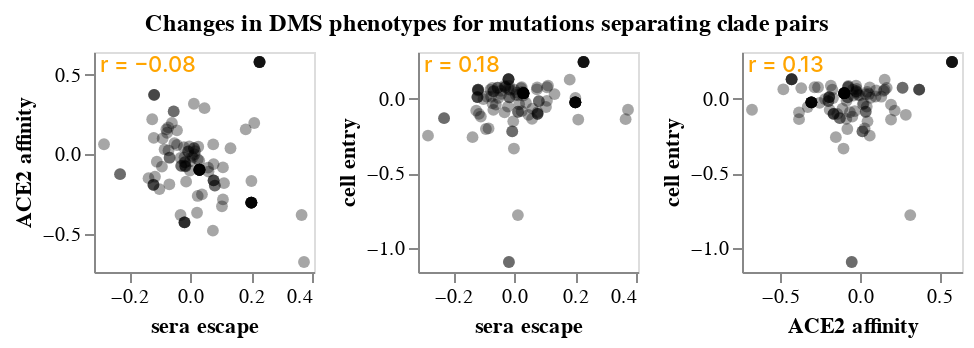

Source (notebook cell):
### Markdown cell above
## Phenotype correlations
Plot correlations between changes in DMS phenotype between all clade pairs.
Do this both with and without stratifying by whether the mutation is in the RBD.

### Code cell
clade_selection = alt.selection_point(fields=["clade"], on="mouseover", empty=False)

n_sequences_init = int(
    10 * math.log10(
        pango_pair_dms_growth_df[["n_sequences", "parent_n_sequences"]].min(axis=None)
    )
) / 10
n_sequences_slider = alt.param(
    value=n_sequences_init,
    bind=alt.binding_range(
        name="min log10 number sequences in both clades",
        min=n_sequences_init,
        max=math.log10(pango_pair_dms_growth_df["n_sequences"].max() / 10),
        step=0.1,
    ),
)

new_mut_is_rbd = alt.selection_point(
    fields=["new_mut_is_RBD"],
    value=None,
    bind=alt.binding_radio(
        options=[None, True, False],
        labels=["all spike", "RBD only", "non-RBD only"],
        name="mutations to include",
    ),
)

only_new_mut_is_spike = alt.selection_point(
    fields=["only_new_mut_is_spike"],
    value=None,
    bind=alt.binding_radio(
        options=[True, False, None],
        labels=["only a spike mutation", "spike & non-spike mutations", "either"],
        name="include clade pairs separated by",
    ),
)

toggle_muts = {
    mut: alt.selection_point(
        fields=[f"not_{mut}"],
        value=init_value,
        bind=alt.binding_radio(
            name=f"exclude clade pairs separated by {mut}",
            labels=["yes", "no"],
            options=[True, None],
        ),
    )
    for (mut, init_value) in muts_to_toggle.items()
}

phenotype_scatter_base = (
    alt.Chart(pango_pair_dms_growth_df)
    .transform_calculate(
        min_n_sequences=alt.expr.min(
            alt.datum["n_sequences"], alt.datum["parent_n_sequences"]
        )
    )
    .transform_filter(
        alt.expr.log(alt.datum["min_n_sequences"]) / math.log(10) >= n_sequences_slider
    )
    .transform_filter(new_mut_is_rbd)
    .transform_filter(only_new_mut_is_spike)
    .transform_calculate(
        **{f"not_{mut}": alt.datum["new_spike_mut"] != mut for mut in toggle_muts}
    )
    .transform_filter(
        functools.reduce(operator.and_, [toggle for toggle in toggle_muts.values()])
    )
    .add_params(
        clade_selection,
        n_sequences_slider,
        new_mut_is_rbd,
        only_new_mut_is_spike,
        *toggle_muts.values(),
    )
)

phenotype_scatter_charts = []
for pheno1, pheno2 in itertools.combinations(phenotypes, 2):
    phenotype_scatter_points = (
        phenotype_scatter_base
        .encode(
            alt.X(pheno1, scale=alt.Scale(nice=False, padding=5)),
            y=alt.Y(pheno2, scale=alt.Scale(nice=False, padding=5)),
            tooltip=[
                alt.Tooltip(
                    c,
                    format=".2f" if pango_pair_dms_growth_df[c].dtype == float else {},
                )
                for c in pango_pair_dms_growth_df.columns
            ],
            size=alt.condition(clade_selection, alt.value(60), alt.value(35)),
            strokeWidth=alt.condition(clade_selection, alt.value(2), alt.value(0)),
        )
        .mark_circle(stroke="red", color="black", strokeOpacity=1, fillOpacity=0.35)
    )
    phenotype_scatter_r = (
        phenotype_scatter_base
        .transform_regression(pheno1, pheno2, params=True)
        .transform_calculate(
            r=alt.expr.if_(
                alt.datum["coef"][1] >= 0,
                alt.expr.sqrt(alt.datum["rSquared"]),
                -alt.expr.sqrt(alt.datum["rSquared"]),
            ),
            label='"r = " + format(datum.r, ".2f")',
        )
        .mark_text(align="left", color="orange", fontWeight=500, fontSize=11, opacity=1)
        .encode(x=alt.value(3), y=alt.value(7), text=alt.Text("label:N"))
        .properties(width=110, height=110)
    )
    phenotype_scatter_charts.append(phenotype_scatter_points + phenotype_scatter_r)

phenotype_scatter_chart = (
    alt.hconcat(*phenotype_scatter_charts, spacing=9)
    .configure_axis(grid=False)
    .properties(        
        title=alt.TitleParams(
            "Changes in DMS phenotypes for mutations separating clade pairs",
            anchor="middle",
            fontSize=12,
            dy=-3,
        ),
    )    
)

phenotype_scatter_chart
